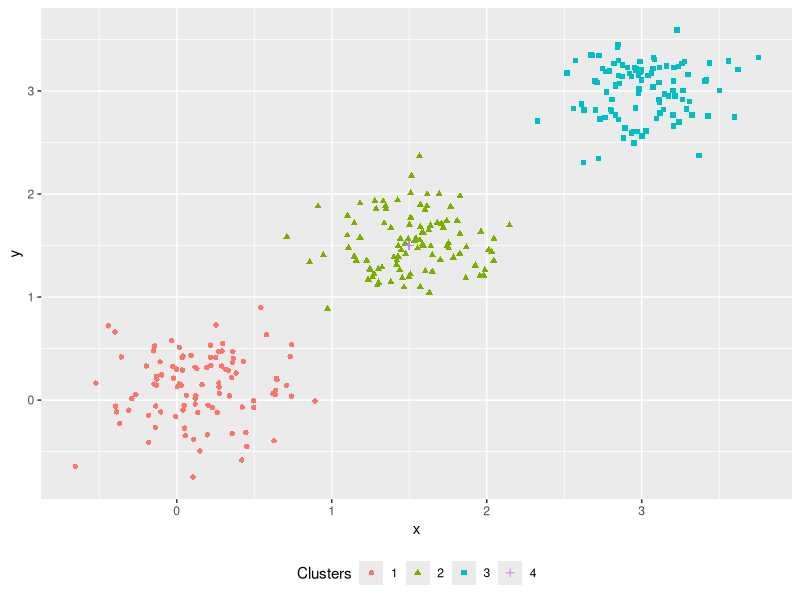
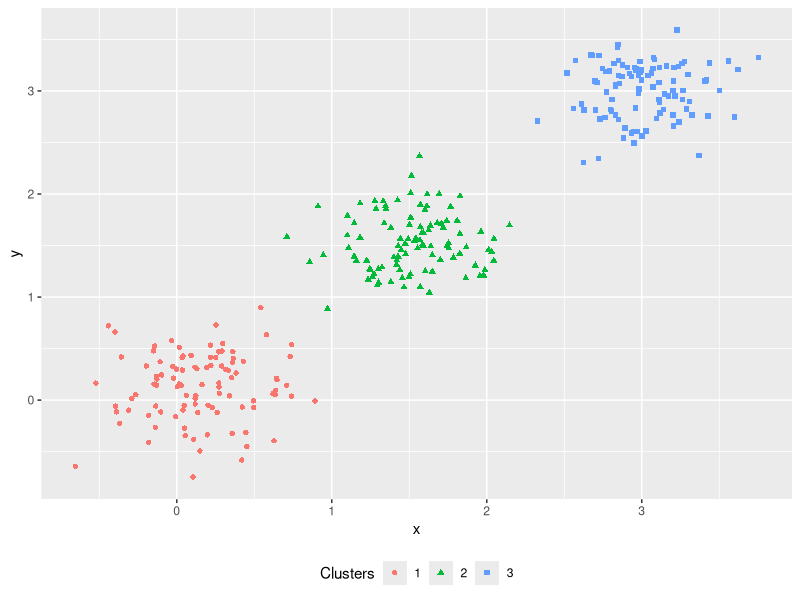

These figures' R source, in order:
library("ggplot2")
library("FNN")

gen_matrix <- function(n, sd, mean, class)
{
  cluster <- matrix( rnorm(n*2, sd = sd, mean = mean),ncol = 2 )
  cluster <- cbind( cluster, rep(class,times=n) )
  colnames( cluster ) <-c("x","y","class")  
  return( cluster )
}

#generate 3 clusters

df <- data.frame( gen_matrix( 100, 0.3, 0.1, 1 ) )
df <- rbind( df, gen_matrix( 100, 0.3, 1.5, 2 ) )
df <- rbind( df, gen_matrix( 100, 0.3, 3, 3 ) )

test_point <- c(1.5, 1.5, 4)

ggplot(df,aes(x,y))+
  geom_point(aes(colour=factor(class),shape=factor(class))) +
  geom_point( aes(x=test_point[1], y=test_point[2], 
                  colour=factor(test_point[3]),
                  shape=factor(test_point[3]))) + 
  scale_colour_discrete(guide="legend", name="Clusters") +
  scale_shape(name="Clusters") + 
  theme(legend.position="bottom")

result <- knn( df, test_point , df$class, k = 15  )
test_point[3] = as.numeric( sub("Level:","",result) )

ggplot(df,aes(x,y))+
  geom_point(aes(colour=factor(class),shape=factor(class))) +
  scale_colour_discrete(guide="legend", name="Clusters") +
  scale_shape(name="Clusters") + 
  theme(legend.position="bottom")
